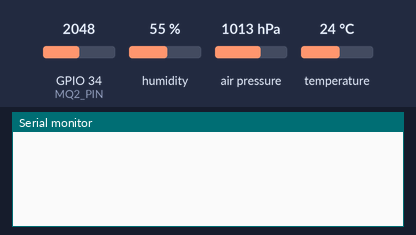
Bench run of a sketch on a simulated ESP32. Parts: the last lines printed to the serial monitor. The test bench sets the inputs (shaded band); at power-on: humidity 55 %, air pressure 1013 hPa, GPIO 34 (MQ2_PIN) = 2048, temperature 24 °C (analog values on the 0–4095 scale). WiFi joins after 1.5 s; servers stay silent unless stated.

Above: at 3.0 s.
3.1 s: humidity set to 22 %
At 4.3 s:
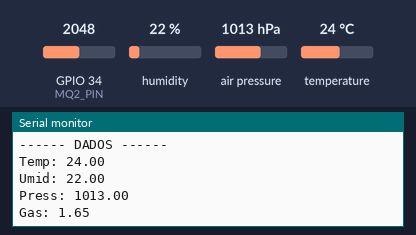
5.3 s: air pressure set to 952 hPa
At 6.6 s:
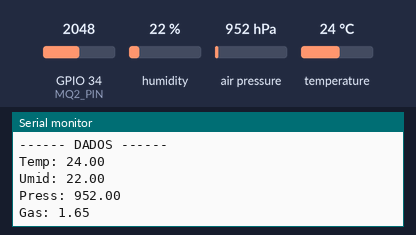
6.8 s: GPIO 34 (MQ2_PIN) set to 2866
At 8.2 s:
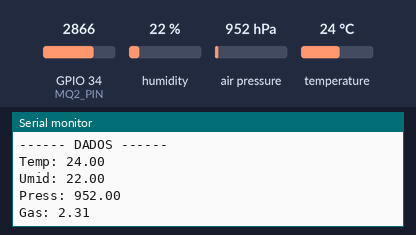
8.3 s: temperature set to 12 °C
9.8 s: air pressure set to 975 hPa
At 11.0 s:
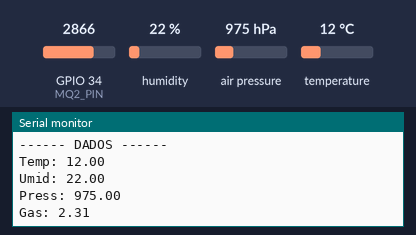
11.3 s: GPIO 34 (MQ2_PIN) set to 3972
At 12.8 s:
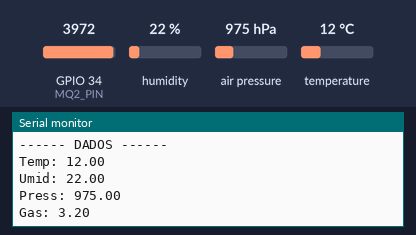
Timing chart, 0 to 13.8 s (numbered marks = the images above; inputs shaded):
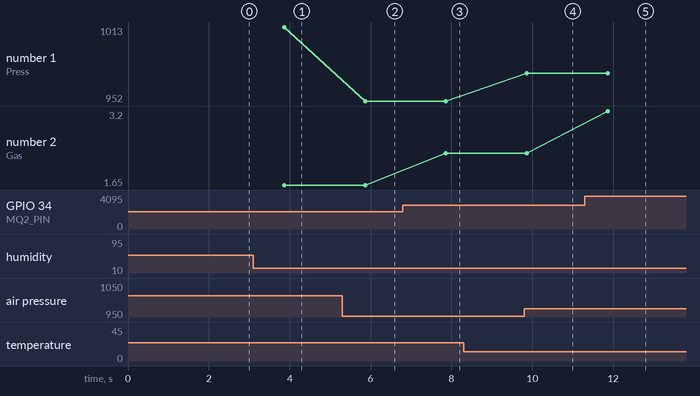

The sketch:

meuprojeto.ino
```cpp
#define BLYNK_TEMPLATE_ID "TMPL2cMwf_9_H"
#define BLYNK_TEMPLATE_NAME "Meu projeto"
#define BLYNK_AUTH_TOKEN "U_vJYvwUmZyNP6DgmcQmu-y2dERm1eGD"

#include <WiFi.h>
#include <BlynkSimpleEsp32.h>

// WIFI
char ssid[] = "Ley";
char pass[] = "Eduardo98@";

BlynkTimer timer;

// Sensores
#include <Wire.h>
#include <Adafruit_Sensor.h>
#include <DHT.h>
#include <DHT_U.h>
#include <Adafruit_BME280.h>
#include <Adafruit_BMP280.h>

// Pinos
#define DHTPIN 2
#define DHTTYPE DHT22
#define MQ2_PIN 34
#define I2C_SDA 21
#define I2C_SCL 22

static const float ADC_VREF = 3.3;
static const int ADC_MAX = 4095;

DHT_Unified dht(DHTPIN, DHTTYPE);
Adafruit_BME280 bme;
Adafruit_BMP280 bmp;

bool hasBME = false;
bool hasBMP = false;

// ===== Função de leitura =====
float readMQ2() {
  uint32_t acc = 0;
  for (int i = 0; i < 10; i++) {
    acc += analogRead(MQ2_PIN);
    delay(5);
  }
  return float(acc) / 10.0;
}

// ===== Função que envia dados para o Blynk =====
void sendData() {
  sensors_event_t event;

  dht.temperature().getEvent(&event);
  float temperatura = event.temperature;

  dht.humidity().getEvent(&event);
  float umidade = event.relative_humidity;

  float raw = readMQ2();
  float gasVoltage = (raw / ADC_MAX) * ADC_VREF;

  float pressao = 0;
  if (hasBME) {
    pressao = bme.readPressure() / 100.0;
  } else if (hasBMP) {
    pressao = bmp.readPressure() / 100.0;
  }

  // Enviar ao Blynk
  Blynk.virtualWrite(V0, temperatura);
  Blynk.virtualWrite(V1, umidade);
  Blynk.virtualWrite(V2, pressao);
  Blynk.virtualWrite(V3, gasVoltage);

  // Debug
  Serial.println("------ DADOS ------");
  Serial.print("Temp: "); Serial.println(temperatura);
  Serial.print("Umid: "); Serial.println(umidade);
  Serial.print("Press: "); Serial.println(pressao);
  Serial.print("Gas: "); Serial.println(gasVoltage);
}

void setup() {
  Serial.begin(115200);

  Wire.begin(I2C_SDA, I2C_SCL);
  analogReadResolution(12);
  analogSetAttenuation(ADC_11db);

  dht.begin();

  if (bme.begin(0x76) || bme.begin(0x77)) hasBME = true;
  else if (bmp.begin(0x76) || bmp.begin(0x77)) hasBMP = true;

  // Conectar ao Blynk
  Blynk.begin(BLYNK_AUTH_TOKEN, ssid, pass);

  // Timer: envia dados a cada 2 segundos
  timer.setInterval(2000L, sendData);
}

void loop() {
  Blynk.run();
  timer.run();
}
```

Measured:
- after the input at 3.1 s, the serial monitor: prints a new line after 0.76 s (image 1)
- after the input at 5.3 s, the serial monitor: prints a new line after 0.56 s (image 2)
- after the input at 6.8 s, the serial monitor: prints a new line after 1.1 s (image 3)
- after the input at 9.8 s, the serial monitor: prints a new line after 0.06 s (image 4)
- after the input at 11.3 s, the serial monitor: prints a new line after 0.56 s (image 5)
- plotted number 1: 1013 → 952 after the input at 5.3 s, 952 → 975 after the input at 9.8 s
- plotted number 2: 1.65 → 2.31 after the input at 6.8 s, 2.31 → 3.2 after the input at 11.3 s
